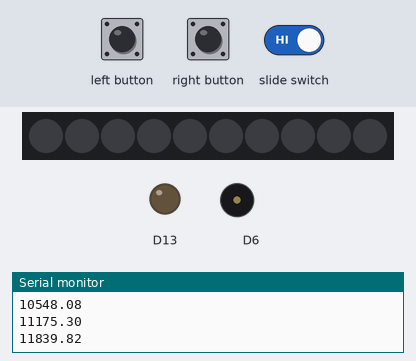
The sketch below on a simulated Adafruit Circuit Playground Express. On the bench: 10 RGB LEDs in strip order, left to right, output pins drawn as LEDs (lit = HIGH), buzzer (waves = sounding), the last lines printed to the serial monitor. Inputs (shaded band) come from the test bench. Dim RGB values are drawn brighter than linear; random numbers use the default seed unless the sketch sets one.

Above: at 1.2 s.
1.3 s: right button pressed for 0.15 s
At 1.45 s:
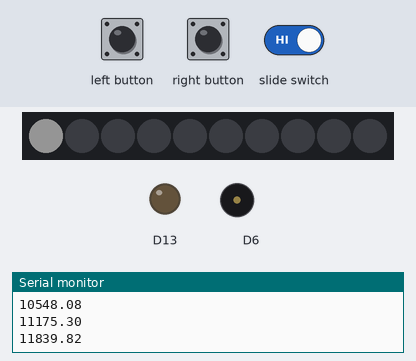
At 1.89 s:
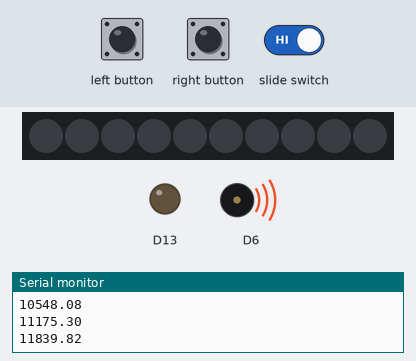
2.0 s: slide switch set LOW
At 2.71 s:
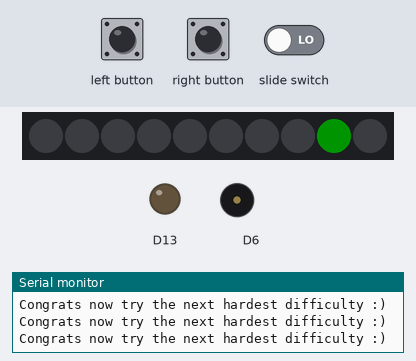
4.3 s: left button pressed for 0.15 s
5.9 s: right button pressed for 1 s
At 6.35 s:
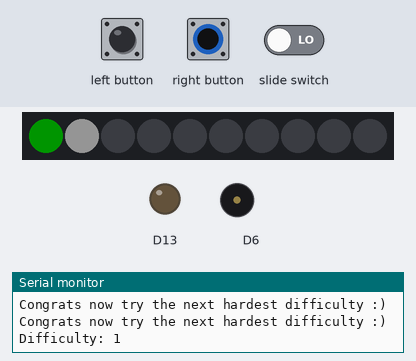
7.5 s: right button pressed for 0.15 s
8.2 s: slide switch set HIGH
Timing chart, 0 to 11.2 s (numbered marks = the images above; inputs shaded):
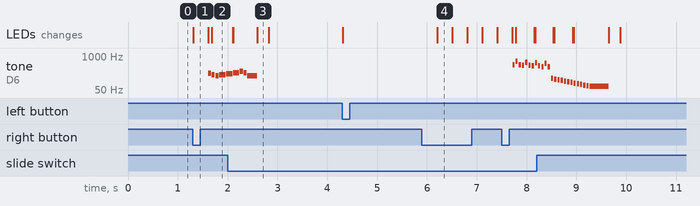

The sketch:

FINAL.ino
```cpp
#include <Adafruit_CircuitPlayground.h>

volatile int point = 0;
volatile bool AB = false;
volatile bool BB = false;
volatile bool switchFlag = false;
bool slideswitch;
bool game = false;
bool gameOver = false;
bool gameW = false;
int endgame;
int store;
int randLED;
int mode = 0;
int stopwatch = 300;
int reduce = 3;
float midi[127];
int A_four = 440;

int song[25][2] = { // Game over song
    {70, 44},
    {75, 44},
    {70, 44},
    {69, 44},
    {74, 44},
    {69, 44},
    {68, 44},
    {73, 44},
    {68, 44},
    {67, 44},
    {72, 44},
    {67, 44},
    {49, 44},
    {48, 44},
    {47, 44},
    {46, 44},
    {45, 44},
    {44, 44},
    {43, 44},
    {42, 44},
    {41, 44},
    {40, 44},
    {39, 44},
    {38, 44},
    {37, 380},
  };

int song1[9][2] = { // Game won song
    {57, 64},
    {55, 64},
    {53, 64},
    {55, 128},
    {56, 128},
    {58, 128},
    {60, 64},
    {58, 64},
    {53, 200},
};

void setup() {

  CircuitPlayground.begin();
  Serial.begin(9600);
  generateMIDI();
  attachInterrupt(4, A, FALLING);
  attachInterrupt(5, B, FALLING);
  attachInterrupt(7, S, CHANGE);
  randomSeed(analogRead(0));

}

void loop() {

  switch(mode) { // Here is where you choose difficulty and where you can decide up to how many points you can try to get
    case 0:
    chooseDifficulty();
    break;

    case 1:
    chooseDifficulty();
    endgame = 50;
    break;

    case 2:
    chooseDifficulty();
    endgame = 75;
    break;

    case 3:
    chooseDifficulty();
    endgame = 100;
    break;
      }

  while(game) { //Here is where the game starts once game is true
    spin();
    reset();
  }

  if (gameOver) { // Here is where the game ends once gameOver is true
    gameEndSong();
  while(gameOver) {
    gameEnd();
    reset();
    }
  }

  if (gameW) { // Here is where te game also ends but with victory when gameW is true.
    gameWonSong();
  while(gameW) {
    gameWon();
    reset();
    }
  }
}

void chooseDifficulty() { //This is where the game starts. Here you can choose your difficulty level and start the game.
  if (AB == true) {
    delay(5);
    mode++;
    if (mode >= 4) {
      mode = 1;
    }
    Serial.print("Difficulty: ");
    Serial.println(mode);
    CircuitPlayground.clearPixels();
    for (int i = 0; i < mode; i++) {
    CircuitPlayground.setPixelColor(i, 255, 255, 255);
        }
    AB = false;
  }
  if (BB == true) {
    delay(5);
    game = true;
    BB = false;
  }
}

void LED() { //Turns on a random LED
  randLED = random(0, 10);
  CircuitPlayground.setPixelColor(randLED, 0, 255, 0);
  store = randLED;
}

void readLED(int store) { // Reads and stores what value the random led is at.
 CircuitPlayground.setPixelColor(store, 0, 255, 0);
}

void ping() { // Sound that plays when you correctly time the button press
  CircuitPlayground.playTone(700, 100);
}

void spin() { // This is where most of the game is stored, plays the spinning LED, chooses the random LED decides what to turn true or false depending on conditions, prints score and difficulty level, reduces time.
  for(int i=0; i<10; ++i) {
    CircuitPlayground.setPixelColor(i, 255, 255, 255);
    delay(stopwatch);
    CircuitPlayground.setPixelColor(i, 0, 0, 0);
    delay(1);
    if((i == store) && (BB == true)) {
      LED();
      ping();
      point++;
      stopwatch = stopwatch - reduce;
      Serial.print("Score: ");
      Serial.println(point);
      BB = false;
    } else {
        readLED(store);
    }
      if((i != store) && (BB == true)) {
      game = false;
      gameOver = true;
      BB = false;
      break;
      }
      if(point == endgame) {
      game = false;
      gameW = true;
      break;
      }
  }
}

void gameEndSong() { // This is the song that will play immediately when you lose the game along with a little animation.
    for(int p=0; p<25; ++p) {
    CircuitPlayground.playTone(midi[song[p][0]], song[p][1]);
    CircuitPlayground.setPixelColor(p %10, 255, 0, 0);
    delay(20);
    CircuitPlayground.clearPixels();
  }
}

void gameEnd() { // This is the animation loop that will play after it plays the game over song.
 for(int p=0; p<10; ++p) {
    CircuitPlayground.setPixelColor(p, 255, 0, 0);
    delay(20);
    CircuitPlayground.clearPixels();
    Serial.println("Damn thats tough");
  }
}

void gameWonSong() { //This is a song that will play immediately when you reach the points difficulty along with a little animation
  for(int o=0; o<10; ++o) {
      if (o<9) {
        CircuitPlayground.playTone(midi[song1[o][0]], song1[o][1]);
      }
  CircuitPlayground.setPixelColor(o, 0, 255, 0);
  delay(10);
  CircuitPlayground.clearPixels();
  }
}

void gameWon() { //This is the animation loop that will play after the gameWonSong
    for(int o=0; o<10; ++o) {
    CircuitPlayground.setPixelColor(o, 0, 255, 0);
    delay(20);
    CircuitPlayground.clearPixels();
    Serial.println("Congrats now try the next hardest difficulty :)");
  }
}

void reset() { //This is the switch function that allows you to reset the game to choosing the difficulty any time
    if (switchFlag == true && (game == true || gameOver == true || gameW == true)) {
    game = false;
    gameOver = false;
    gameW = false;
    point = 0;
    mode = 0;
    stopwatch = 300;
    CircuitPlayground.clearPixels();
    chooseDifficulty();
    switchFlag = false;
  }
}

void generateMIDI() //Generates the midi necessary for the songs
{
  for (int x = 0; x < 127; ++x)
  {
    midi[x] = (A_four / 32.0) * pow(2.0, ((x - 9.0) / 12.0));
    Serial.println(midi[x]);
  }
}

void A() {
  AB = true;
}

void B() {
  BB = true;
}

void S() {
  switchFlag = true;
}
```

Measured:
- after the input at 1.3 s, tone on D6: plays 220 Hz for 0.06 s, 195 Hz for 0.06 s, 174 Hz for 0.06 s, 195 Hz for 0.13 s, 207 Hz for 0.03 s, starting after 0.31 s; the LEDs: change at once (image 1)
- after the input at 5.9 s, the LEDs: first change after 0.31 s (image 4 shows a later state)
- after the input at 7.5 s, tone on D6: plays 466 Hz for 0.04 s, 622 Hz for 0.04 s, 466 Hz for 0.04 s, 440 Hz for 0.04 s, 587 Hz for 0.04 s, 440 Hz for 0.04 s … (8 notes in this stretch), starting after 0.22 s
